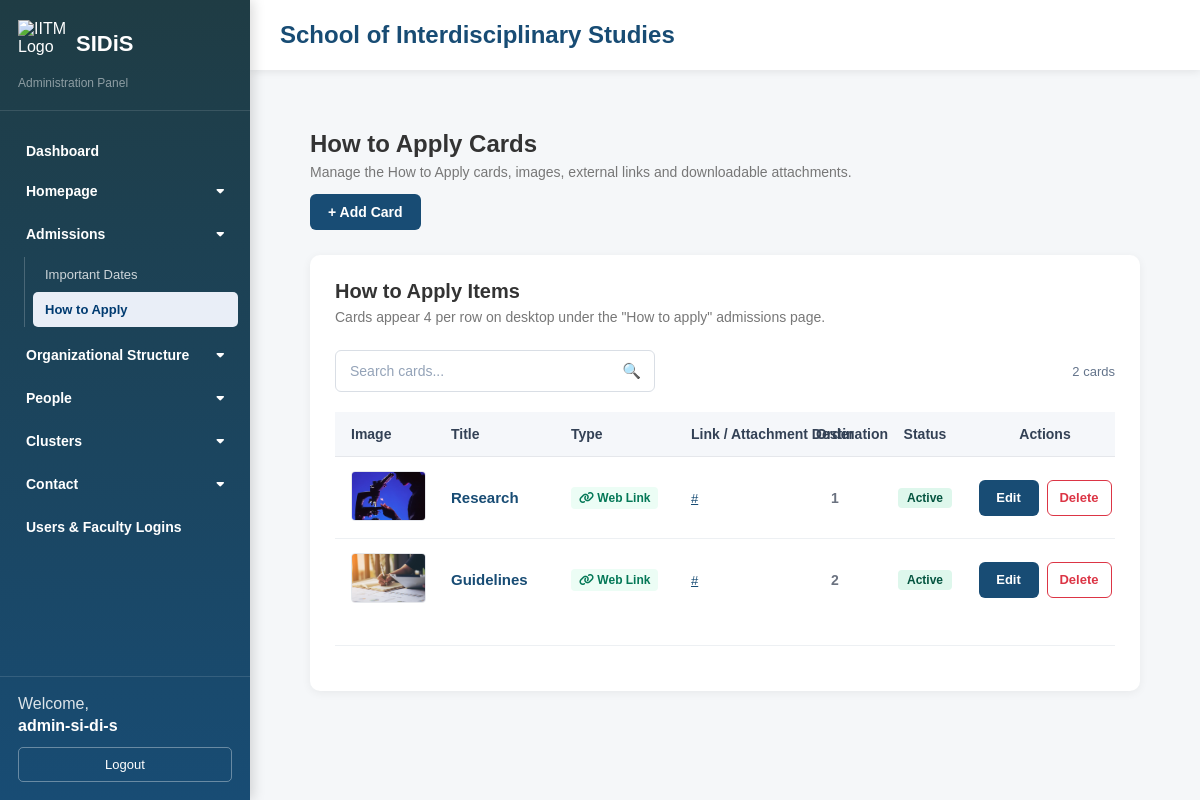
Page /admin/how_to_apply.php (signed in) on the committed database.
### tables this page shows
CREATE TABLE `how_to_apply` (
  `id` int UNSIGNED NOT NULL,
  `title` varchar(255) NOT NULL,
  `image` varchar(255) NOT NULL,
  `link_type` enum('link','attachment') NOT NULL DEFAULT 'link',
  `link_url` varchar(500) DEFAULT NULL,
  `attachment` varchar(255) DEFAULT NULL,
  `display_order` int NOT NULL DEFAULT '0',
  `status` tinyint(1) NOT NULL DEFAULT '1',
  `created_at` timestamp NOT NULL DEFAULT CURRENT_TIMESTAMP,
  `updated_at` timestamp NOT NULL DEFAULT CURRENT_TIMESTAMP ON UPDATE CURRENT_TIMESTAMP
);

### admin/how_to_apply.php (the view, shortened to what this page needs)
<?php
require_once __DIR__ . '/../config.php';
$sql = "
    SELECT
        id,
        title,
        image,
        link_type,
        link_url,
        attachment,
        display_order,
        status
    FROM how_to_apply
    ORDER BY display_order ASC, id ASC
";
$stmt = $pdo->prepare($sql);
$stmt->execute();
$cards = $stmt->fetchAll(PDO::FETCH_ASSOC);
include 'header.php';
?>
<div class="dashboard-content">
    <div class="page-header">
        <div>
            <h2>How to Apply Cards</h2>
            <p>
                Manage the How to Apply cards, images, external links and downloadable attachments.
            </p>
        </div>
        <div>
            <a
                href="add_how_to_apply.php"
                class="btn-add"
            >
                + Add Card
            </a>
        </div>
    </div>
    <div class="dashboard-card">
        <div class="card-header">
            <div>
                <h3>How to Apply Items</h3>
                <p>
                    Cards appear 4 per row on desktop under the "How to apply" admissions page.
                </p>
            </div>
        </div>
        <?php if (!empty($cards)): ?>
            <div class="table-toolbar">
                <div class="table-search">
                    <input
                        type="text"
                        id="cardsSearch"
                        class="table-search-input"
                        placeholder="Search cards..."
                        autocomplete="off"
                    >
                    <span class="table-search-icon">
                    </span>
                </div>
                <div
                    id="cardsSearchCount"
                    class="search-result-count"
                ></div>
            </div>
            <div class="table-wrapper">
                <table
                    class="data-table"
                    id="cardsTable"
                >
                    <thead>
                        <tr>
                            <th style="width: 100px;">Image</th>
                            <th>Title</th>
                            <th style="width: 120px;">Type</th>
                            <th>Link / Attachment Destination</th>
                            <th style="width: 80px; text-align: center;">Order</th>
                            <th style="width: 100px; text-align: center;">Status</th>
                            <th style="width: 140px; text-align: center;">Actions</th>
                        </tr>
                    </thead>
                    <tbody id="cardsTableBody">
                        <?php foreach ($cards as $card): ?>
                            <tr class="card-row">
                                <td>
                                    <?php if (!empty($card['image'])): ?>
                                        <img
                                            src="../images/<?= htmlspecialchars($card['image'], ENT_QUOTES, 'UTF-8') ?>"
                                            alt="<?= htmlspecialchars($card['title'], ENT_QUOTES, 'UTF-8') ?>"
                                            style="width: 75px; height: 50px; object-fit: cover; border-radius: 4px; border: 1px solid #e5e7eb;"
                                        >
                                    <?php else: ?>
                                        <span style="color: #9CA3AF; font-size: 12px;">
                                            No Image
                                        </span>
                                    <?php endif; ?>
                                </td>
                                <td>
                                    <strong style="color: #184C74; font-size: 15px;">
                                        <?= htmlspecialchars(
                                            $card['title'],
                                            ENT_QUOTES,
                                            'UTF-8'
                                        ) ?>
                                    </strong>
                                </td>
                                <td>
                                    <?php if ($card['link_type'] === 'attachment'): ?>
                                        <span style="display: inline-block; padding: 4px 8px; background-color: #EEF2FF; color: #4338CA; border-radius: 4px; font-size: 12px; font-weight: 600;">
                                            <i class="fa-solid fa-paperclip"></i> Attachment
                                        </span>
                                    <?php else: ?>
                                        <span style="display: inline-block; padding: 4px 8px; background-color: #ECFDF5; color: #047857; border-radius: 4px; font-size: 12px; font-weight: 600;">
                                            <i class="fa-solid fa-link"></i> Web Link
                                        </span>
                                    <?php endif; ?>
                                </td>
                                <td>
                                    <?php if ($card['link_type'] === 'attachment' && !empty($card['attachment'])): ?>
                                        <a
                                            href="../images/attachments/<?= htmlspecialchars($card['attachment'], ENT_QUOTES, 'UTF-8') ?>"
                                            target="_blank"
                                            style="color: #184C74; text-decoration: underline; font-size: 13px; display: inline-flex; align-items: center; gap: 5px;"
                                        >
                                            <i class="fa-solid fa-file-pdf" style="color: #DC2626;"></i>
                                            <?= htmlspecialchars($card['attachment'], ENT_QUOTES, 'UTF-8') ?>
                                        </a>
                                    <?php elseif (!empty($card['link_url'])): ?>
                                        <a
                                            href="<?= htmlspecialchars($card['link_url'], ENT_QUOTES, 'UTF-8') ?>"
                                            target="_blank"
                                            style="color: #184C74; text-decoration: underline; font-size: 13px;"
                                        >
                                            <?= htmlspecialchars($card['link_url'], ENT_QUOTES, 'UTF-8') ?>
                                        </a>
                                    <?php else: ?>
                                        <span style="color: #9CA3AF; font-size: 13px;">-</span>
                                    <?php endif; ?>
                                </td>
                                <td style="text-align: center; color: #6B7280; font-weight: 600;">
                                    <?= (int)$card['display_order'] ?>
                                </td>
                                <td style="text-align: center;">
                                    <?php if (!empty($card['status'])): ?>
                                        <span style="display: inline-block; padding: 3px 9px; background-color: #DEF7EC; color: #03543F; border-radius: 4px; font-size: 12px; font-weight: 600;">
                                            Active
                                        </span>
                                    <?php else: ?>
                                        <span style="display: inline-block; padding: 3px 9px; background-color: #FDE8E8; color: #9B1C1C; border-radius: 4px; font-size: 12px; font-weight: 600;">
                                            Inactive
                                        </span>
                                    <?php endif; ?>
                                </td>
                                <td>
                                    <div class="table-actions" style="justify-content: center;">
                                        <a
                                            href="edit_how_to_apply.php?id=<?= (int)$card['id'] ?>"
                                            class="btn-edit"
                                        >
                                            Edit
                                        </a>
                                        <button
                                            type="button"
                                            class="btn-delete"
                                            onclick="openDeleteModal(
                                                <?= (int)$card['id'] ?>,
                                                <?= htmlspecialchars(
                                                    json_encode(
                                                        $card['title'],
                                                        JSON_HEX_TAG |
                                                        JSON_HEX_AMP |
                                                        JSON_HEX_APOS |
                                                        JSON_HEX_QUOT
                                                    ),
                                                    ENT_QUOTES,
                                                    'UTF-8'
                                                ) ?>
                                            )"
                                        >
                                            Delete
                                        </button>
                                    </div>
                                </td>
                            </tr>
                        <?php endforeach; ?>
                    </tbody>
                </table>
            </div>
            <div
                id="cardsPagination"
                class="table-pagination"
            ></div>
        <?php endif; ?>
    </div>
</div>
<?php include 'footer.php'; ?>

### admin/style.css (style rules this page uses)
* { box-sizing: border-box; }
body { margin: 0; font-family: Arial, Helvetica, sans-serif; background: #f5f7f9; color: #333; }
.dashboard-content { padding: 30px; }
.page-header { margin-bottom: 25px; }
.page-header h2 { margin: 0; font-size: 24px; font-weight: 600; }
.page-header p { margin-top: 6px; color: #777; font-size: 14px; }
.dashboard-card { background: #fff; border-radius: 10px; padding: 25px; margin-bottom: 25px; box-shadow: 0 2px 10px rgba(0, 0, 0, 0.06); }
.card-header { margin-bottom: 25px; }
.card-header h3 { margin: 0; font-size: 20px; font-weight: 600; }
.card-header p { color: #777; margin-top: 6px; font-size: 14px; }
.table-wrapper { width: 100%; overflow-x: auto; margin-top: 20px; }
.data-table { width: 100%; border-collapse: separate; border-spacing: 0; table-layout: fixed; }
.data-table thead th { background: #f5f7fa; color: #334155; font-size: 14px; font-weight: 600; text-align: left; padding: 14px 16px; border-bottom: 1px solid #e5e7eb; white-space: nowrap; }
.data-table tbody td { padding: 14px 16px; border-bottom: 1px solid #edf0f3; vertical-align: middle; color: #374151; font-size: 14px; }
.data-table tbody tr:last-child td { border-bottom: none; }
.table-actions { display: flex; align-items: center; gap: 8px; white-space: nowrap; }
.btn-edit { display: inline-flex; align-items: center; justify-content: center; min-width: 60px; height: 36px; padding: 0 14px; background: #184c74; color: #ffffff; border: none; border-radius: 6px; font-size: 13px; font-weight: 600; text-decoration: none; cursor: pointer; transition: all 0.2s ease; }
.btn-delete { display: inline-flex; align-items: center; justify-content: center; min-width: 65px; height: 36px; padding: 0 14px; background: #ffffff; color: #dc3545; border: 1px solid #dc3545; border-radius: 6px; font-size: 13px; font-weight: 600; cursor: pointer; transition: all 0.2s ease; }
.btn-add { display: inline-flex; align-items: center; justify-content: center; gap: 6px; padding: 10px 18px; background: #184c74; color: #ffffff; border-radius: 6px; font-size: 14px; font-weight: 600; text-decoration: none; transition: all 0.2s ease; }
.table-toolbar { display: flex; align-items: center; justify-content: space-between; gap: 20px; margin: 20px 0; }
.table-search { position: relative; width: 320px; }
.table-search-input { width: 100%; height: 42px; padding: 0 42px 0 14px; border: 1px solid #d9dee5; border-radius: 6px; background: #ffffff; color: #334155; font-size: 14px; outline: none; transition: border-color 0.2s ease, box-shadow 0.2s ease; }
.table-search-input::placeholder { color: #94a3b8; }
.table-search-icon { position: absolute; right: 14px; top: 50%; transform: translateY(-50%); color: #64748b; font-size: 15px; pointer-events: none; }
.search-result-count { color: #64748b; font-size: 13px; }
.table-pagination { display: flex; align-items: center; justify-content: center; gap: 6px; margin-top: 25px; padding-top: 20px; border-top: 1px solid #edf0f3; }

### rows in the picture
how_to_apply: image (picture), title "Research", link_type "Web Link", link_url "#", display_order "1", status "Active"
how_to_apply: image (picture), title "Guidelines", link_type "Web Link", link_url "#", display_order "2", status "Active"

### other values in the picture
$section "Homepage"
$section "Admissions"
$pageTitle "Important Dates"
$pageTitle "How to Apply"
$section "Organizational Structure"
$section "People"
$section "Clusters"
$section "Contact"
$_SESSION['admin_username'] "admin-si-di-s"
